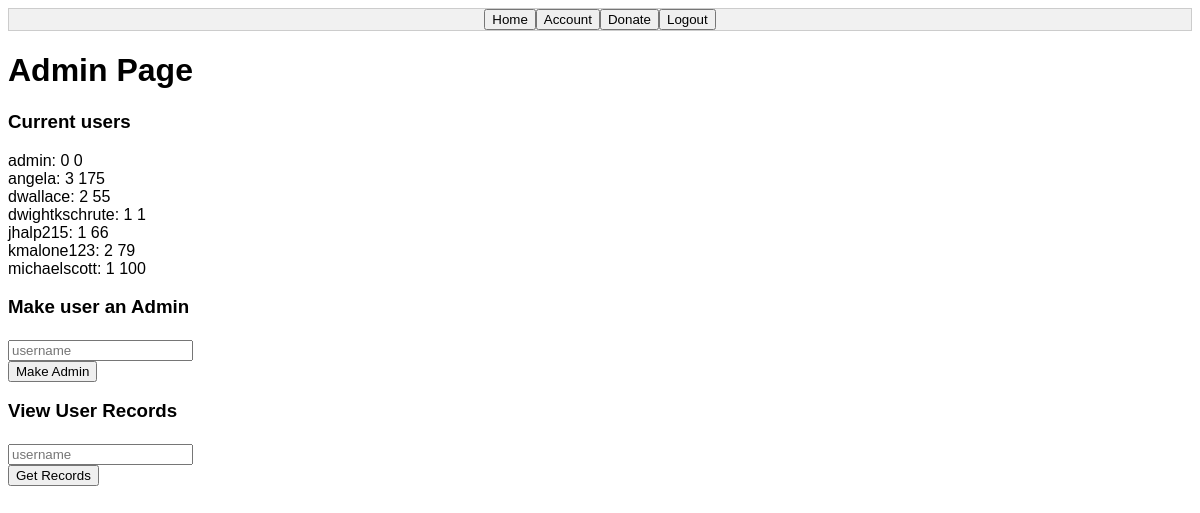
Screenshot of /attila-deployment/files/WebApp/admin.php with the database file from the repository.
### tables this page shows
CREATE TABLE IF NOT EXISTS `Users` (
  `user` varchar(30) NOT NULL,
  `password` text NOT NULL,
  `NumOfDonations` int(11) NOT NULL,
  `Amount` int(11) NOT NULL,
  `admin` int(11) NOT NULL DEFAULT '0'
);

### attila-deployment/files/WebApp/admin.php (the view, shortened to what this page needs)
<html>
    <head>
    <head>
	<div class="tab">
  		<input type="button" name="home" value="Home"  onclick="location.href='home.php'">
		<input type="button" name="account" value="Account"  onclick="location.href='query.php'">
		<input type="button" name="dono" value="Donate"  onclick="location.href='dono.php'">
		<input type="button" name="logout" value="Logout"  onclick="location.href='logout.php'">
	</div>
    </head>
    <body>
	<h1> Admin Page </h1>
	<h3>Current users</h3>
	<?php
$db = mysqli_connect('localhost','root','rockyou.txt-SUCKS!','DonationDatabase') or die ('Error connecting');
	$query = "Select * from Users;";
	$result = mysqli_query($db, $query) or die('Error Querying');
	while ($row = mysqli_fetch_array($result)){
    		echo $row['user'] . ': ' . $row['NumOfDonations'] . ' ' .$row['Amount'] .'<br/>';
}
	?>
	<h3> Make user an Admin </h3>
	<form class = "form-makeAdmin" role = "form"
            action = "<?php echo htmlspecialchars($_SERVER['PHP_SELF']);
            ?>" method = "post">
            <input type = "text" class = "form-control"
               name = "username" placeholder = "username" ></br>
            <button class = "btn btn-lg btn-primary btn-block" type = "submit"
               name = "login">Make Admin</button>
         </form>
	<h3>View User Records</h3>
        <form class = "form-getRecords" role = "form"
            action = "<?php echo htmlspecialchars($_SERVER['PHP_SELF']);
            ?>" method = "post">
            <input type = "text" class = "form-control"
               name = "username" placeholder = "username" ></br>
            <button class = "btn btn-lg btn-primary btn-block" type = "submit"
               name = "getRecords">Get Records</button>
         </form>
    </body>
</html>

### attila-deployment/files/WebApp/admin.php (style rules this page uses)
body { font-family: Arial; }
.tab { border: 1px solid #ccc; background-color: #f1f1f1; lign-items: center; justify-content: center; display: flex; }

### rows the page displays
users: user "admin", NumOfDonations "0", Amount "0"
users: user "angela", NumOfDonations "3", Amount "175"
users: user "dwallace", NumOfDonations "2", Amount "55"
users: user "dwightkschrute", NumOfDonations "1", Amount "1"
users: user "jhalp215", NumOfDonations "1", Amount "66"
users: user "kmalone123", NumOfDonations "2", Amount "79"
users: user "michaelscott", NumOfDonations "1", Amount "100"
